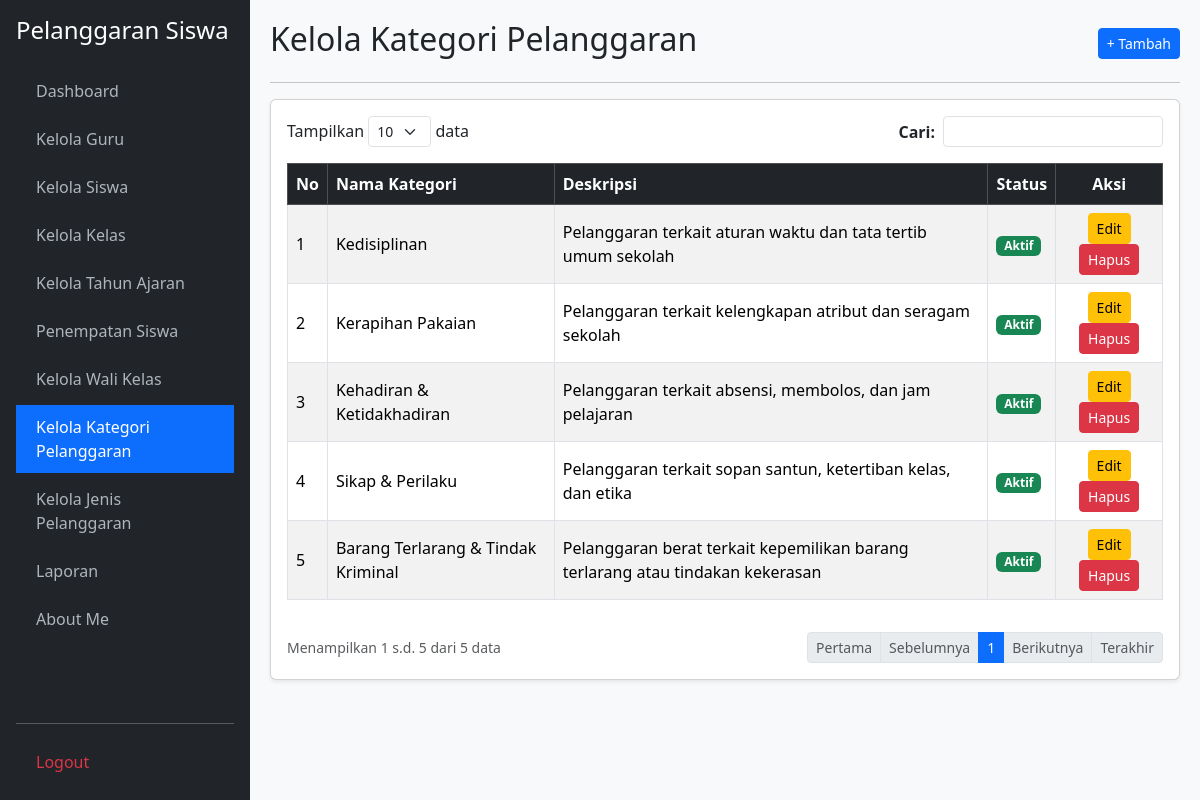
The page /kelola_kategori_pelanggaran.php (signed in) on the database its author committed.
### tables this page shows
CREATE TABLE `t_pelanggaran_kategori` (
  `id` int(11) NOT NULL,
  `nama` varchar(100) NOT NULL,
  `deskripsi` text DEFAULT NULL,
  `status_aktif` tinyint(1) DEFAULT 1,
  `created_at` timestamp NULL DEFAULT NULL,
  `updated_at` timestamp NULL DEFAULT NULL
);

### kelola_kategori_pelanggaran.php (the view, shortened to what this page needs)
<?php
require_once 'koneksi.php';
$aksi = $_GET['aksi'] ?? '';
$edit_id = $_GET['edit'] ?? '';
$edit = $edit_id ? mysqli_fetch_assoc(mysqli_query($koneksi, "SELECT * FROM t_pelanggaran_kategori WHERE id='$edit_id'")) : null;
$limit = 10;
$h = max(1, (int)($_GET['halaman'] ?? 1));
$offset = ($h - 1) * $limit;
$cari = mysqli_real_escape_string($koneksi, $_GET['cari'] ?? '');
$where = $cari ? "WHERE nama LIKE '%$cari%'" : "";
$total = mysqli_num_rows(mysqli_query($koneksi, "SELECT 1 FROM t_pelanggaran_kategori $where"));
$pages = ceil($total / $limit);
$data = mysqli_query($koneksi, "SELECT * FROM t_pelanggaran_kategori $where LIMIT $offset, $limit");
$no = $offset + 1;
?>
<!DOCTYPE html>
<html lang="id">
<head>
    <link href="https://cdn.jsdelivr.net/npm/bootstrap@5.3.2/dist/css/bootstrap.min.css" rel="stylesheet">
</head>
<body>
    <div class="sidebar d-flex flex-column p-3">
        <h4 class="text-white mb-4">Pelanggaran Siswa</h4>
        <ul class="nav nav-pills flex-column mb-auto">
            <li class="nav-item mb-1"><a href="dashboard.php">Dashboard</a></li>
            <li class="nav-item mb-1"><a href="kelola_guru.php">Kelola Guru</a></li>
            <li class="nav-item mb-1"><a href="kelola_siswa.php">Kelola Siswa</a></li>
            <li class="nav-item mb-1"><a href="kelola_kelas.php">Kelola Kelas</a></li>
            <li class="nav-item mb-1"><a href="kelola_tahun_ajaran.php">Kelola Tahun Ajaran</a></li>
            <li class="nav-item mb-1"><a href="penempatan_siswa.php">Penempatan Siswa</a></li>
            <li class="nav-item mb-1"><a href="kelola_wali_kelas.php">Kelola Wali Kelas</a></li>
            <li class="nav-item mb-1"><a href="kelola_kategori_pelanggaran.php" class="active" >Kelola Kategori Pelanggaran</a></li>
            <li class="nav-item mb-1"><a href="kelola_jenis_pelanggaran.php">Kelola Jenis Pelanggaran</a></li>
            <li class="nav-item mb-1"><a href="laporan.php">Laporan</a></li>
            <li class="nav-item mb-1"><a href="about_me.php">About Me</a></li>
        </ul>
        <hr><a href="logout.php" class="text-danger">Logout</a>
    </div>
    <div class="main-content">
        <?php if ($aksi === 'tambah' || $edit): ?>
            <div class="d-flex justify-content-between align-items-center mb-3">
                <h2><?= $edit ? 'Edit Kategori Pelanggaran' : 'Tambah Kategori Pelanggaran'; ?></h2>
                <a href="kelola_kategori_pelanggaran.php" class="btn btn-secondary btn-sm">&larr; Kembali</a>
            </div>
            <hr>
            <div class="card shadow-sm"><div class="card-body">
                <form method="POST">
                    <input type="hidden" name="id" value="<?= $edit['id'] ?? ''; ?>">
                    <div class="mb-3">
                        <label class="form-label fw-bold">Nama Kategori:</label>
                        <input type="text" name="nama" class="form-control" value="<?= htmlspecialchars($edit['nama'] ?? ''); ?>" required>
                    </div>
                    <div class="mb-3">
                        <label class="form-label fw-bold">Deskripsi:</label>
                        <textarea name="deskripsi" class="form-control" rows="3"><?= htmlspecialchars($edit['deskripsi'] ?? ''); ?></textarea>
                    </div>
                    <div class="mb-3">
                        <label class="form-label fw-bold">Status Aktif:</label>
                        <select name="status_aktif" class="form-control" required>
                            <option value="Aktif" <?= (($edit['status_aktif'] ?? 1) == 1 || ($edit['status_aktif'] ?? '') == 'Aktif') ? 'selected' : ''; ?>>Aktif</option>
                            <option value="Tidak Aktif" <?= (($edit['status_aktif'] ?? 1) == 0 || ($edit['status_aktif'] ?? '') == 'Tidak Aktif') ? 'selected' : ''; ?>>Tidak Aktif</option>
                        </select>
                    </div>
                    <hr>
                    <div class="d-flex justify-content-end">
                        <a href="kelola_kategori_pelanggaran.php" class="btn btn-secondary me-2">Batal</a>
                        <button type="submit" name="simpan" class="btn btn-primary">Simpan</button>
                    </div>
                </form>
            </div></div>
        <?php else: ?>
            <div class="d-flex justify-content-between align-items-center mb-2">
                <h2>Kelola Kategori Pelanggaran</h2>
                <a href="?aksi=tambah" class="btn btn-primary btn-sm">+ Tambah</a>
            </div>
            <hr>
            <div class="card shadow-sm"><div class="card-body">
                <div class="row mb-3 justify-content-between">
                    <div class="col-auto">Tampilkan <select class="form-select form-select-sm d-inline-block w-auto"><option>10</option></select> data</div>
                    <div class="col-auto">
                        <form method="GET" class="d-flex align-items-center">
                            <label class="me-2 mb-0 fw-bold">Cari:</label>
                            <input type="text" name="cari" class="form-control form-control-sm" value="<?= htmlspecialchars($cari); ?>">
                        </form>
                    </div>
                </div>
                <div class="table-responsive">
                    <table class="table table-bordered table-striped align-middle">
                        <thead class="table-dark">
                            <tr><th>No</th><th>Nama Kategori</th><th>Deskripsi</th><th>Status</th><th class="text-center">Aksi</th></tr>
                        </thead>
                        <tbody>
                            <?php while($r = mysqli_fetch_assoc($data)): ?>
                            <tr>
                                <td><?= $no++; ?></td>
                                <td><?= htmlspecialchars($r['nama']); ?></td>
                                <td><?= htmlspecialchars($r['deskripsi']); ?></td>
                                <td>
                                    <span class="badge bg-<?= ($r['status_aktif'] == 1 || $r['status_aktif'] == 'Aktif') ? 'success' : 'secondary'; ?>">
                                        <?= ($r['status_aktif'] == 1 || $r['status_aktif'] == 'Aktif') ? 'Aktif' : 'Tidak Aktif'; ?>
                                    </span>
                                </td>
                                <td class="text-center">
                                    <a href="?edit=<?= $r['id']; ?>" class="btn btn-sm btn-warning">Edit</a>
                                    <a href="?hapus=<?= $r['id']; ?>" class="btn btn-sm btn-danger" onclick="return confirm('Hapus data kategori ini beserta pelanggaran terkait?')">Hapus</a>
                                </td>
                            </tr>
                            <?php endwhile; if(!$total): ?>
                            <tr><td colspan="5" class="text-center text-muted">Data kategori tidak ditemukan.</td></tr>
                            <?php endif; ?>
                        </tbody>
                    </table>
                </div>
                <div class="d-flex justify-content-between align-items-center mt-3">
                    <small class="text-muted">Menampilkan <?= $total ? $offset + 1 : 0; ?> s.d. <?= min($offset + $limit, $total); ?> dari <?= $total; ?> data</small>
                    <ul class="pagination pagination-sm mb-0">
                        <li class="page-item <?= $h <= 1 ? 'disabled' : ''; ?>"><a class="page-link" href="?halaman=1&cari=<?= $cari; ?>">Pertama</a></li>
                        <li class="page-item <?= $h <= 1 ? 'disabled' : ''; ?>"><a class="page-link" href="?halaman=<?= $h-1; ?>&cari=<?= $cari; ?>">Sebelumnya</a></li>
                        <?php for($i=1; $i<=$pages; $i++): ?>
                            <li class="page-item <?= $h == $i ? 'active' : ''; ?>"><a class="page-link" href="?halaman=<?= $i; ?>&cari=<?= $cari; ?>"><?= $i; ?></a></li>
                        <?php endfor; ?>
                        <li class="page-item <?= $h >= $pages ? 'disabled' : ''; ?>"><a class="page-link" href="?halaman=<?= $h+1; ?>&cari=<?= $cari; ?>">Berikutnya</a></li>
                        <li class="page-item <?= $h >= $pages ? 'disabled' : ''; ?>"><a class="page-link" href="?halaman=<?= $pages; ?>&cari=<?= $cari; ?>">Terakhir</a></li>
                    </ul>
                </div>
            </div></div>
        <?php endif; ?>
    </div>
</body>
</html>

### kelola_kategori_pelanggaran.php (style rules this page uses)
body { background: #f8f9fa; }
.sidebar { min-height: 100vh; background: #212529; color: #fff; position: fixed; width: 250px; top: 0; left: 0; }
.sidebar a { color: #adb5bd; text-decoration: none; display: block; padding: 10px 20px; }
.sidebar a:hover, .sidebar a.active { color: #fff; background: #0d6efd; }
.main-content { margin-left: 250px; padding: 20px; }

### rows shown on the page
t_pelanggaran_kategori: nama "Kedisiplinan", deskripsi "Pelanggaran terkait aturan waktu dan tata tertib umum sekolah", status_aktif "Aktif"
t_pelanggaran_kategori: nama "Kerapihan Pakaian", deskripsi "Pelanggaran terkait kelengkapan atribut dan seragam sekolah", status_aktif "Aktif"
t_pelanggaran_kategori: nama "Kehadiran & Ketidakhadiran", deskripsi "Pelanggaran terkait absensi, membolos, dan jam pelajaran", status_aktif "Aktif"
t_pelanggaran_kategori: nama "Sikap & Perilaku", deskripsi "Pelanggaran terkait sopan santun, ketertiban kelas, dan etika", status_aktif "Aktif"
t_pelanggaran_kategori: nama "Barang Terlarang & Tindak Kriminal", deskripsi "Pelanggaran berat terkait kepemilikan barang terlarang atau tindakan kekerasan", status_aktif "Aktif"

### other values the page prints
$offset + 1 "1"
min($offset + $limit, $total) "5"
$total "5"
